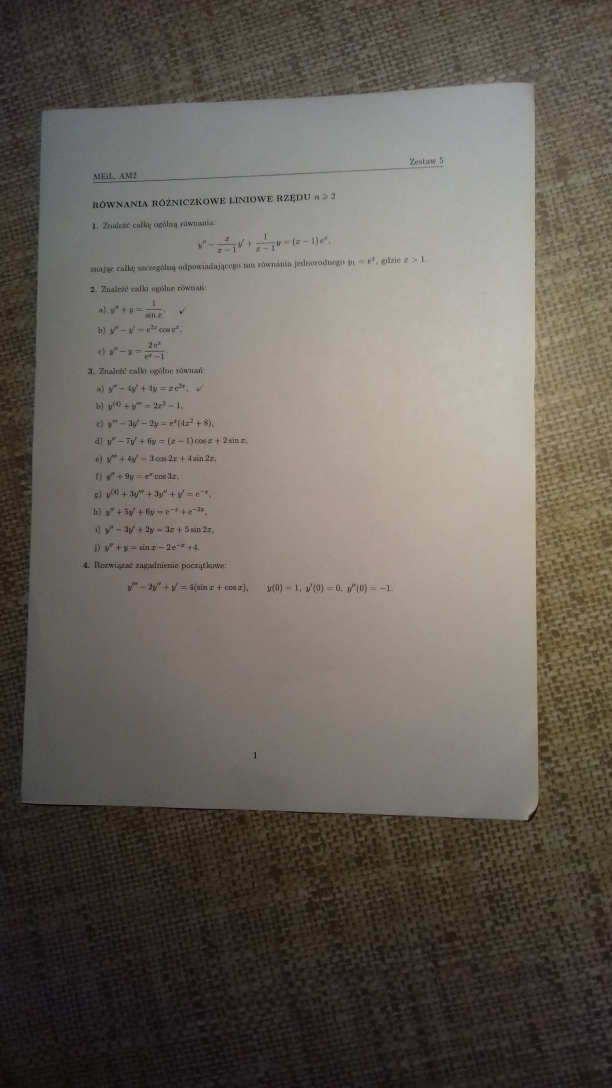
#> input picture images/4.jpg, 1836 x 3264 px (shown at 1/3 size)
$ python scan.py --image images/4.jpg   (older library calls are emulated)
#> lines starting #> are read from the running program, lines starting #| are printed output that depends on the picture; after the words box and inside, x2 and y2 are one past the last pixel; in counts of white or black regions, pixels touching at a corner belong together
# USAGE: python scan.py --image images\4.jpg#

from skimage.filters import threshold_local
import numpy as np
import argparse
import cv2
import imutils
import img2pdf
from PIL import Image
import os
import scipy.misc


def order_points(pts):
    rect = np.zeros((4, 2), dtype="float32")

    s = pts.sum(axis=1)
    rect[0] = pts[np.argmin(s)]
    rect[2] = pts[np.argmax(s)]

    diff = np.diff(pts, axis=1)
    rect[1] = pts[np.argmin(diff)]
    rect[3] = pts[np.argmax(diff)]

    return rect


def four_point_transform(image, pts):
    rect = order_points(pts)
    (tl, tr, br, bl) = rect

    widthA = np.sqrt(((br[0] - bl[0]) ** 2) + ((br[1] - bl[1]) ** 2))
    widthB = np.sqrt(((tr[0] - tl[0]) ** 2) + ((tr[1] - tl[1]) ** 2))
    maxWidth = max(int(widthA), int(widthB))

    heightA = np.sqrt(((tr[0] - br[0]) ** 2) + ((tr[1] - br[1]) ** 2))
    heightB = np.sqrt(((tl[0] - bl[0]) ** 2) + ((tl[1] - bl[1]) ** 2))
    maxHeight = max(int(heightA), int(heightB))

    dst = np.array([
        [0, 0],
        [maxWidth - 1, 0],
        [maxWidth - 1, maxHeight - 1],
        [0, maxHeight - 1]], dtype="float32")

    M = cv2.getPerspectiveTransform(rect, dst)
    warped = cv2.warpPerspective(image, M, (maxWidth, maxHeight))

    return warped


pdf_path = "C:/Users/Mateusz/PycharmProjects/Day03_scaner/output/output.pdf"
jpg_path = "C:/Users/Mateusz/PycharmProjects/Day03_scaner/output/scanned.jpg"

ap = argparse.ArgumentParser()
ap.add_argument("-i", "--image", required=True, help="Path to the image to be scanned")
args = vars(ap.parse_args())

image = cv2.imread(args["image"])
#> image is the input picture: shape (3264, 1836, 3); mean B, G, R 91.2, 99, 105.4
ratio = image.shape[0] / 500.0
#> ratio = 6.53
orig = image.copy()
image = imutils.resize(image, height=500)
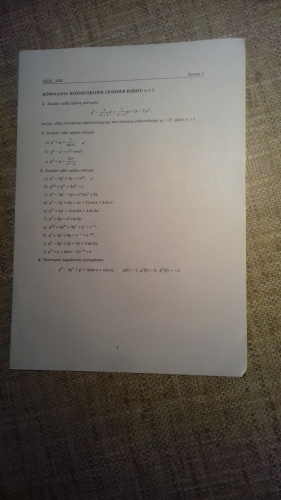
#> image: shape (500, 281, 3); mean B, G, R 91.2, 99, 105.4

gray = cv2.cvtColor(image, cv2.COLOR_BGR2GRAY)
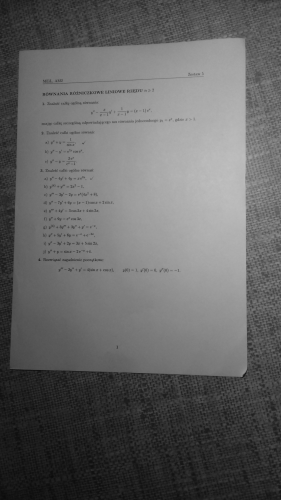
#> gray: shape (500, 281); min 11, max 192, mean 100
gray = cv2.GaussianBlur(gray, (5, 5), 0)
edged = cv2.Canny(gray, 75, 200)
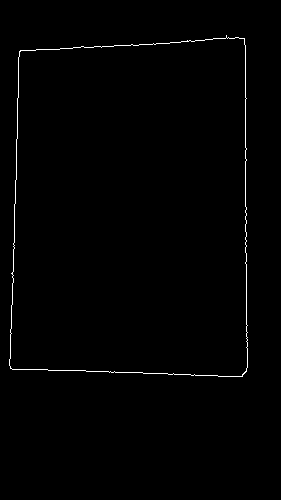
#> edged: shape (500, 281); 0.8% white in thin lines or dots, all inside (x1, y1, x2, y2) = (9, 35, 248, 377)

cnts = cv2.findContours(edged.copy(), cv2.RETR_LIST, cv2.CHAIN_APPROX_SIMPLE)
#> cnts = 2 contours; box (x1, y1, x2, y2) and area: (9, 35, 248, 377) 75821, (9, 37, 248, 377) 75812
cnts = imutils.grab_contours(cnts)
cnts = sorted(cnts, key=cv2.contourArea, reverse=True)[:5]

for c in cnts:
    peri = cv2.arcLength(c, True)
    approx = cv2.approxPolyDP(c, 0.02 * peri, True)
    if len(approx) == 4:
        screenCnt = approx
        break
#> this loop made 1 pass
#> (peri, screenCnt) on pass 1: (1160.7, [[244, 38], [19, 51], [10, 368], [246, 371]])

warped = four_point_transform(orig, screenCnt.reshape(4, 2) * ratio)
#> in order_points, `s = pts.sum(axis=1)`: s = [1840.9, 457, 2467.6, 4027.8]
#> in order_points, `diff = np.diff(pts, axis=1)`: diff = [-1344.8, 208.9, 2337, 816]
#> in four_point_transform, `rect = order_points(pts)`: rect = [[124, 332.9], [1592.8, 248.1], [1605.9, 2421.9], [65.28, 2402.3]]
#> in four_point_transform, `(tl, tr, br, bl) = rect`: tl = [124, 332.9]; tr = [1592.8, 248.1]; br = [1605.9, 2421.9]; bl = [65.28, 2402.3]
#> in four_point_transform, `widthA = np.sqrt(((br[0] - bl[0]) ** 2) + ((br[1] - bl[1]) ** 2))`: widthA = 1540.7
#> in four_point_transform, `widthB = np.sqrt(((tr[0] - tl[0]) ** 2) + ((tr[1] - tl[1]) ** 2))`: widthB = 1471.2
#> in four_point_transform, `maxWidth = max(int(widthA), int(widthB))`: maxWidth = 1540
#> in four_point_transform, `heightA = np.sqrt(((tr[0] - br[0]) ** 2) + ((tr[1] - br[1]) ** 2))`: heightA = 2173.9
#> in four_point_transform, `heightB = np.sqrt(((tl[0] - bl[0]) ** 2) + ((tl[1] - bl[1]) ** 2))`: heightB = 2070.2
#> in four_point_transform, `maxHeight = max(int(heightA), int(heightB))`: maxHeight = 2173
#> in four_point_transform, `dst = np.array([ [0, 0], [maxWidth - 1, 0], [maxWidth - 1, maxHeight -..`: dst = [[0, 0], [1539, 0], [1539, 2172], [0, 2172]]
#> in four_point_transform, `M = cv2.getPerspectiveTransform(rect, dst)`: M = [[1.12, 0.0317, -149], [0.0645, 1.12, -379.6], [3.59e-05, 2.47e-05, 1]]
#> in four_point_transform, `warped = cv2.warpPerspective(image, M, (maxWidth, maxHeight))`:
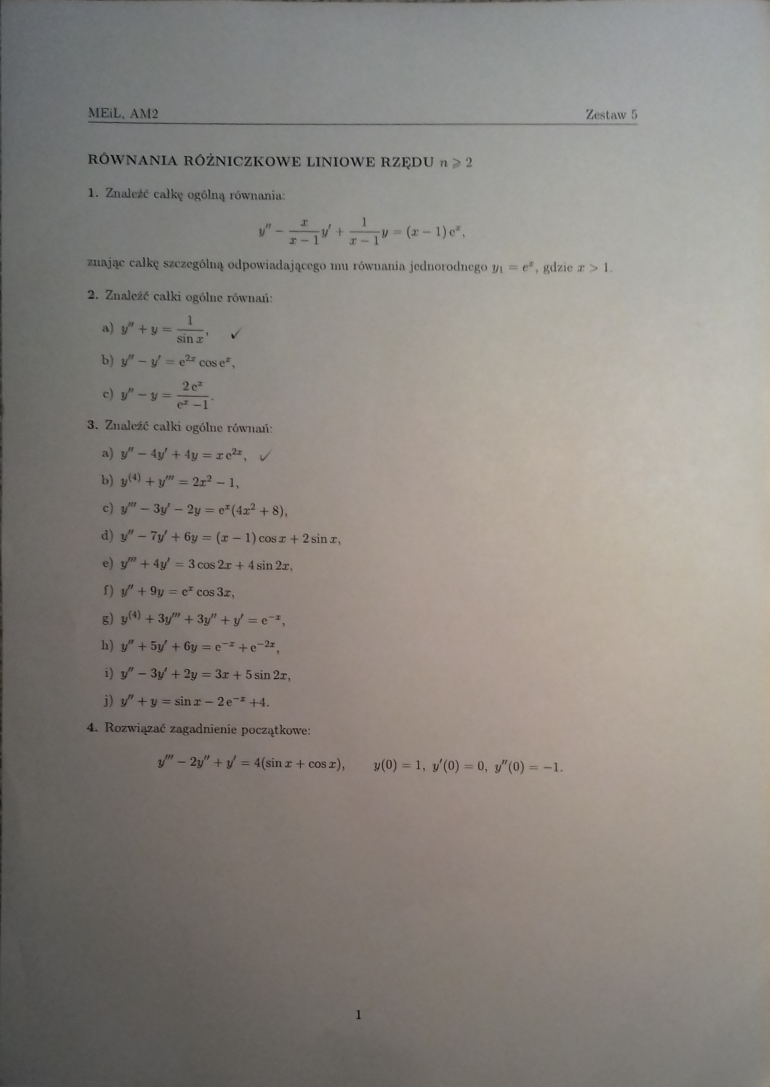
#> warped: shape (2173, 1540, 3) (shown at 1/2 size); mean B, G, R 129.2, 135.3, 140.5

warped = cv2.cvtColor(warped, cv2.COLOR_BGR2GRAY)
#> warped: shape (2173, 1540)
T = threshold_local(warped, 11, offset=10, method="gaussian")
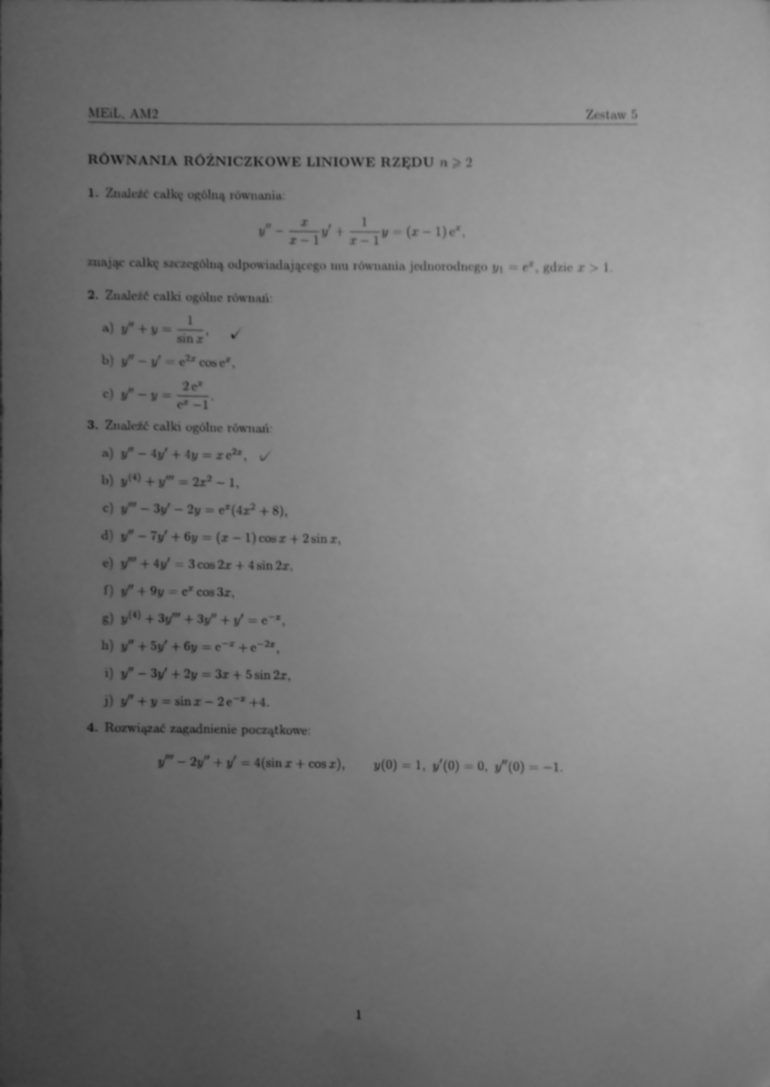
#> T: shape (2173, 1540) float64 (shown at 1/2 size); min 20.96, max 182.5, mean 126.1
warped = (warped > T).astype("uint8") * 255
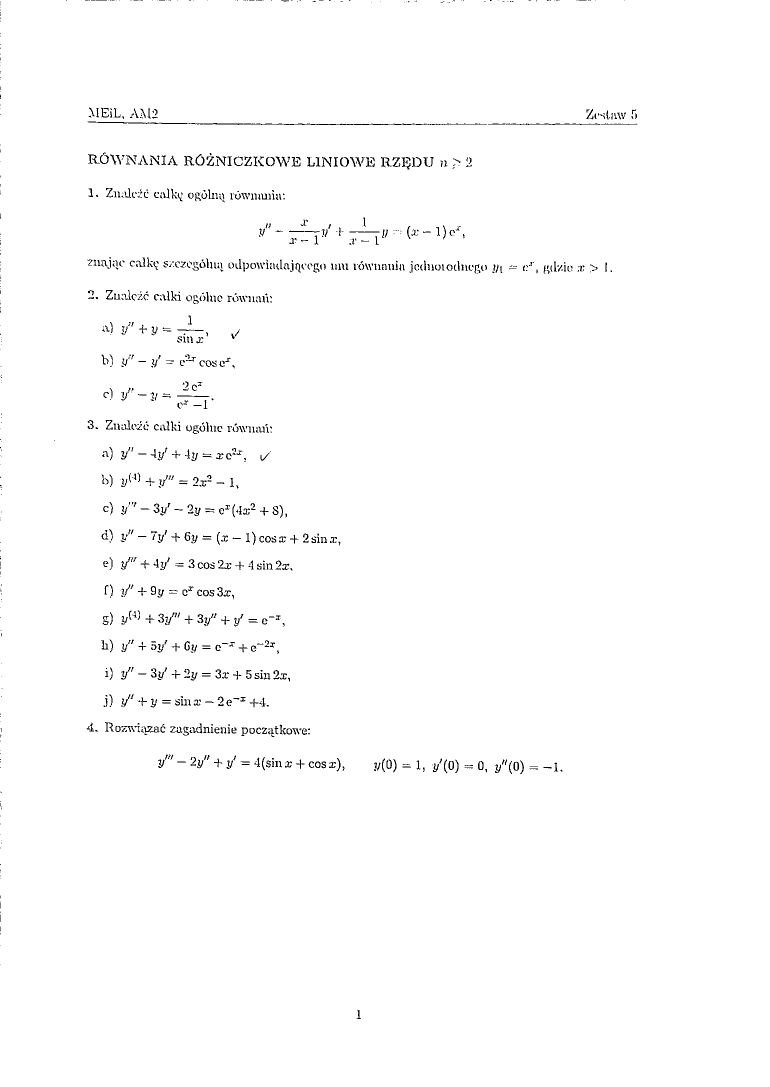
#> warped: shape (2173, 1540) (shown at 1/2 size); 98.9% white; black in thin lines or dots, all inside (x1, y1, x2, y2) = (0, 0, 1275, 2038)

cv2.imshow("Original", imutils.resize(orig, height=650))
cv2.imshow("Scanned", imutils.resize(warped, height=650))
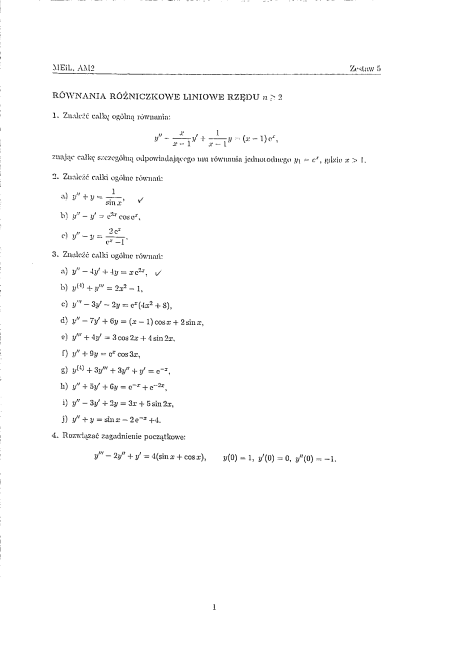
#> window 'Scanned': shape (650, 460); min 7, max 255, mean 252.2
cv2.waitKey(0)

scipy.misc.imsave(jpg_path, warped)

temporary = Image.open(jpg_path)
#> (the run stopped early here; a loop or call above may not have finished)
